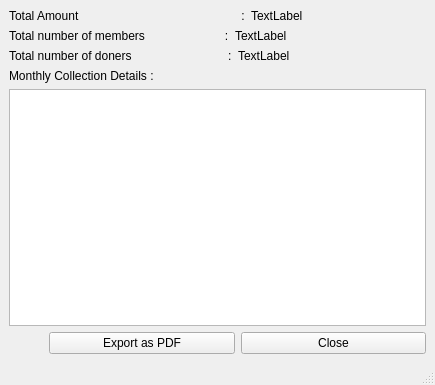
<?xml version="1.0" encoding="UTF-8"?>
<ui version="4.0">
 <class>collection_details</class>
 <widget class="QMainWindow" name="collection_details">
  <property name="geometry">
   <rect>
    <x>0</x>
    <y>0</y>
    <width>435</width>
    <height>385</height>
   </rect>
  </property>
  <property name="windowTitle">
   <string>Collection Details</string>
  </property>
  <widget class="QWidget" name="centralwidget">
   <layout class="QVBoxLayout" name="verticalLayout_3">
    <item>
     <layout class="QVBoxLayout" name="verticalLayout_2">
      <item>
       <layout class="QVBoxLayout" name="verticalLayout">
        <item>
         <layout class="QHBoxLayout" name="horizontalLayout">
          <item>
           <widget class="QLabel" name="label">
            <property name="text">
             <string>Total Amount                                                 :</string>
            </property>
           </widget>
          </item>
          <item>
           <widget class="QLabel" name="amount">
            <property name="text">
             <string>TextLabel</string>
            </property>
           </widget>
          </item>
         </layout>
        </item>
        <item>
         <layout class="QHBoxLayout" name="horizontalLayout_2">
          <item>
           <widget class="QLabel" name="label_2">
            <property name="text">
             <string>Total number of members                        :</string>
            </property>
           </widget>
          </item>
          <item>
           <widget class="QLabel" name="members_no">
            <property name="text">
             <string>TextLabel</string>
            </property>
           </widget>
          </item>
         </layout>
        </item>
        <item>
         <layout class="QHBoxLayout" name="horizontalLayout_3">
          <item>
           <widget class="QLabel" name="label_3">
            <property name="text">
             <string>Total number of doners                             :</string>
            </property>
           </widget>
          </item>
          <item>
           <widget class="QLabel" name="doners_no">
            <property name="text">
             <string>TextLabel</string>
            </property>
           </widget>
          </item>
         </layout>
        </item>
        <item>
         <widget class="QLabel" name="label_7">
          <property name="text">
           <string>Monthly Collection Details :</string>
          </property>
         </widget>
        </item>
        <item>
         <widget class="QTableView" name="tableView"/>
        </item>
       </layout>
      </item>
      <item>
       <layout class="QHBoxLayout" name="horizontalLayout_4">
        <item>
         <spacer name="horizontalSpacer">
          <property name="orientation">
           <enum>Qt::Horizontal</enum>
          </property>
          <property name="sizeType">
           <enum>QSizePolicy::Minimum</enum>
          </property>
          <property name="sizeHint" stdset="0">
           <size>
            <width>40</width>
            <height>20</height>
           </size>
          </property>
         </spacer>
        </item>
        <item>
         <widget class="QPushButton" name="pushButton">
          <property name="text">
           <string>Export as PDF</string>
          </property>
         </widget>
        </item>
        <item>
         <widget class="QPushButton" name="pushButton_2">
          <property name="text">
           <string>Close</string>
          </property>
         </widget>
        </item>
       </layout>
      </item>
     </layout>
    </item>
   </layout>
  </widget>
  <widget class="QStatusBar" name="statusbar"/>
 </widget>
 <resources/>
 <connections/>
</ui>
